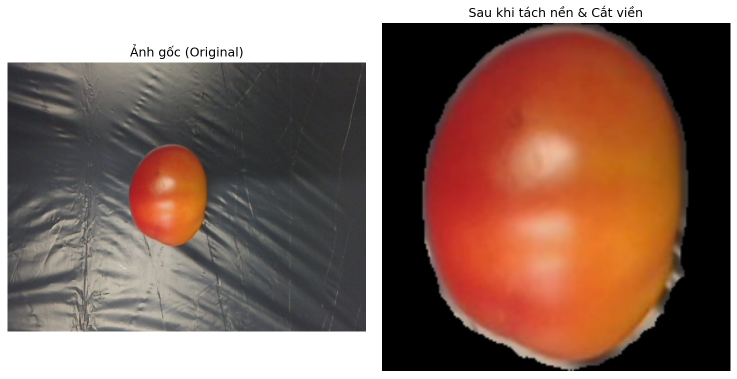
#> input picture test_preprocessing_result.png, 1474 x 757 px (shown at 1/2 size)
$ python -i test_preprocessing.py   (imports and definitions only)
#> lines starting #> are read from the running program, lines starting #| are printed output that depends on the picture; after the words box and inside, x2 and y2 are one past the last pixel; in counts of white or black regions, pixels touching at a corner belong together
#> further down, picture is the input picture: shape (757, 1474, 3); mean B, G, R 96.6, 107.8, 136.7
import cv2
import sys
import os
import matplotlib
# [1 line not run here, left out]
import matplotlib.pyplot as plt
from preprocessing import background_cancellation
import numpy as np

# [161 lines left out: functions background_cancellation_inverse, background_cancellation_robust, not called in this run]

def background_cancellation_center_bias(image, img_size=299):
#> called with img_size = 299
    hsv = cv2.cvtColor(image, cv2.COLOR_BGR2HSV)
#> hsv: shape (757, 1474, 3); mean H, S, V 28.1, 59, 137.4

    # 1. TẠO MẶT NẠ MÀU VÀ LẤP LỖ HỔNG (Giữ nguyên như bản trước)
    lower_red = np.array([0, 30, 50])
    upper_red = np.array([30, 255, 255])
    lower_red_wrap = np.array([160, 30, 50])
    upper_red_wrap = np.array([180, 255, 255])
    lower_green = np.array([30, 30, 50])
    upper_green = np.array([60, 255, 255])

    mask = cv2.inRange(hsv, lower_red, upper_red)
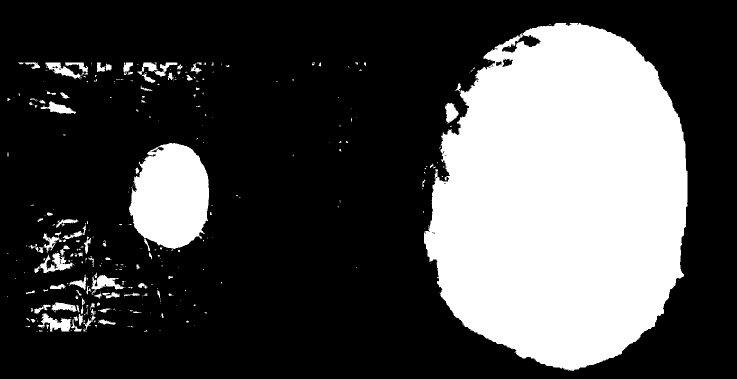
#> mask: shape (757, 1474) (shown at 1/2 size); 28.8% white; 381 white regions (280 under 20 px), largest, box (x1, y1, x2, y2) and area: (848, 46, 1375, 742) 279994, (258, 286, 418, 498) 25929, (69, 506, 145, 546) 1200
    mask |= cv2.inRange(hsv, lower_red_wrap, upper_red_wrap)
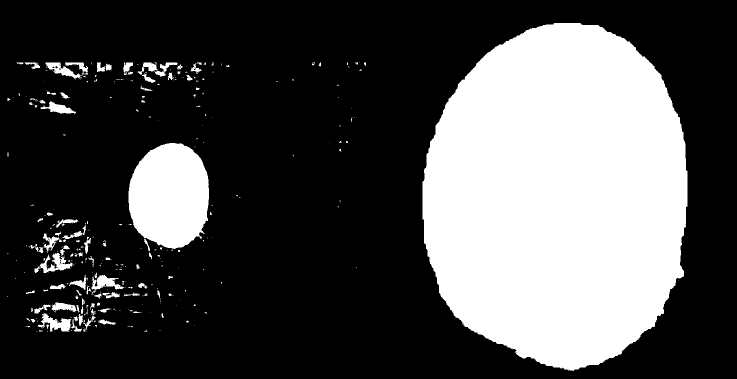
#> mask: shape (757, 1474) (shown at 1/2 size); 29.9% white; 349 white regions (252 under 20 px), largest, box (x1, y1, x2, y2) and area: (845, 46, 1375, 742) 291861, (257, 286, 418, 498) 27068, (69, 506, 145, 546) 1200
    mask |= cv2.inRange(hsv, lower_green, upper_green)
#> mask: shape (757, 1474); 29.9% white; 368 white regions (269 under 20 px), largest, box (x1, y1, x2, y2) and area: (845, 46, 1375, 742) 291865, (257, 286, 418, 498) 27078, (69, 506, 145, 546) 1200

    kernel_small = cv2.getStructuringElement(cv2.MORPH_ELLIPSE, (5, 5))
    mask = cv2.morphologyEx(mask, cv2.MORPH_OPEN, kernel_small)
#> mask: shape (757, 1474); 29.4% white; 76 white regions (14 under 20 px), largest, box (x1, y1, x2, y2) and area: (845, 46, 1375, 741) 291747, (257, 286, 418, 498) 27026, (84, 627, 141, 663) 1004

    kernel_medium = cv2.getStructuringElement(cv2.MORPH_ELLIPSE, (15, 15))
    mask = cv2.morphologyEx(mask, cv2.MORPH_CLOSE, kernel_medium)
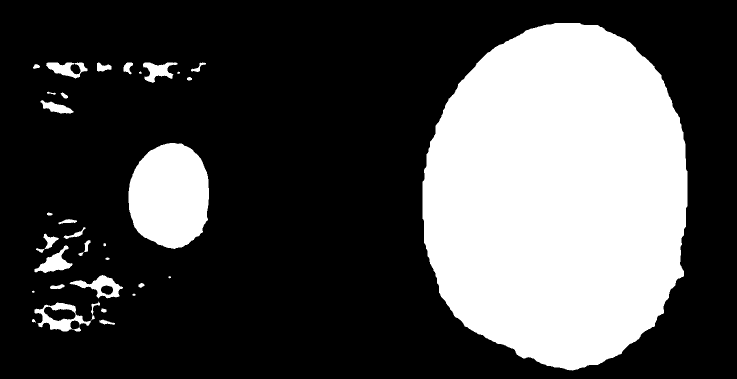
#> mask: shape (757, 1474) (shown at 1/2 size); 29.8% white; 32 white regions (4 under 20 px)

    contours_temp, _ = cv2.findContours(mask, cv2.RETR_EXTERNAL, cv2.CHAIN_APPROX_SIMPLE)
#> contours_temp = 32 contours, 6 with area under 20; largest, box (x1, y1, x2, y2) and area: (845, 46, 1375, 741) 291084, (257, 286, 418, 498) 26804, (69, 603, 200, 663) 3525, (139, 550, 246, 597) 2096, (69, 491, 145, 546) 1586
    solid_mask = np.zeros_like(mask)
    if contours_temp:
        for cnt in contours_temp:
            if cv2.contourArea(cnt) > 500:
                cv2.drawContours(solid_mask, [cnt], -1, 255, thickness=cv2.FILLED)
#> this loop made 32 passes
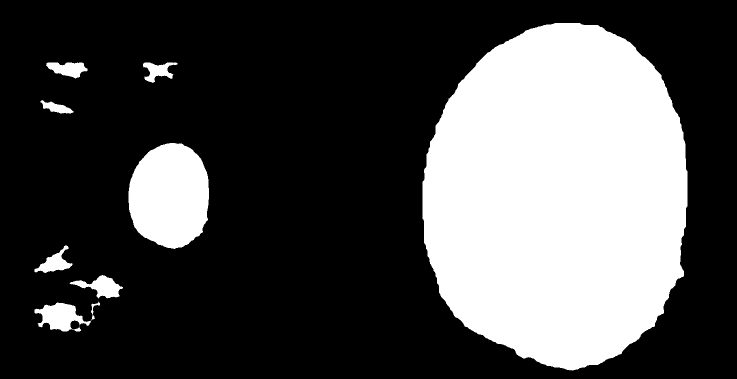
#> solid_mask: shape (757, 1474) (shown at 1/2 size); 29.6% white; 8 white regions
    mask = solid_mask

    # ---------------------------------------------------------
    # 2. VŨ KHÍ TỐI THƯỢNG: CENTER BIAS (Khoảng cách tới tâm)
    # ---------------------------------------------------------
    contours, _ = cv2.findContours(mask, cv2.RETR_EXTERNAL, cv2.CHAIN_APPROX_SIMPLE)
#> contours = 8 contours; box (x1, y1, x2, y2) and area: (845, 46, 1375, 741) 291084, (257, 286, 418, 498) 26804, (69, 603, 200, 663) 3525, (139, 550, 246, 597) 2096, (69, 491, 145, 546) 1586, (92, 125, 175, 157) 1586, (286, 125, 355, 166) 1310, (81, 200, 147, 227) 803
    if not contours:
        return cv2.resize(image, (img_size, img_size))

    H, W = image.shape[:2]
#> H = 757; W = 1474
    center_x, center_y = W // 2, H // 2  # Tọa độ tâm của bức ảnh
#> center_x = 737; center_y = 378

    best_cnt = None
    min_dist = float('inf')

    for cnt in contours:
        # Bỏ qua các hạt bụi hoặc nhiễu quá nhỏ
        if cv2.contourArea(cnt) < 1000:
            continue

        # Tính Trọng tâm (Centroid) của khối màu bằng cv2.moments
        M = cv2.moments(cnt)
        if M["m00"] != 0:
            cx = int(M["m10"] / M["m00"])
            cy = int(M["m01"] / M["m00"])
        else:
            cx, cy = 0, 0

        # Tính khoảng cách từ Trọng tâm vật thể tới Tâm bức ảnh
        dist = (cx - center_x)**2 + (cy - center_y)**2

        # Chọn vật thể CÓ KHOẢNG CÁCH GẦN TÂM NHẤT
        if dist < min_dist:
            min_dist = dist
            best_cnt = cnt
#> this loop made 8 passes
#> (cx, cy, dist, min_dist) on passes 1, 2, 4, 8: (122, 632, 442741, 442741), (203, 573, 323181, 323181), (339, 391, 158573, 158573), (1115, 391, 143053, 143053)
#> (cx, cy, dist) on passes 3, 6, 7: (109, 525, 415993), (315, 141, 234253), (135, 137, 420485)
#> after the loop, best_cnt = contour of 686 points, box (x1, y1, x2, y2) (845, 46, 1375, 741), area 291084; min_dist = 143053

    # Nếu lọc xong không còn gì, trả về ảnh gốc
    if best_cnt is None:
        return cv2.resize(image, (img_size, img_size))

    # ---------------------------------------------------------
    # 3. CẮT CÚP & PADDING (Giữ nguyên)
    # ---------------------------------------------------------
    x, y, w, h = cv2.boundingRect(best_cnt)
#> x = 845; y = 46; w = 530; h = 695
    x, y = max(0, x), max(0, y)
    w, h = min(W - x, w), min(H - y, h)

    cropped_roi = image[y:y+h, x:x+w]
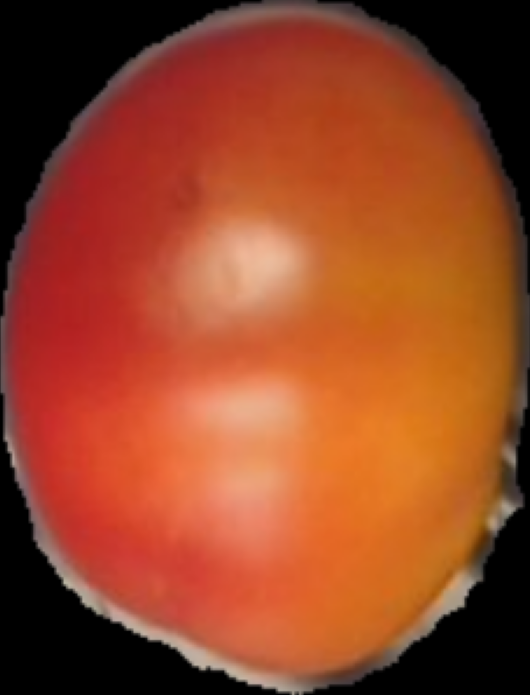
#> cropped_roi: shape (695, 530, 3); mean B, G, R 38.9, 69.1, 148.6
    cropped_mask = mask[y:y+h, x:x+w]
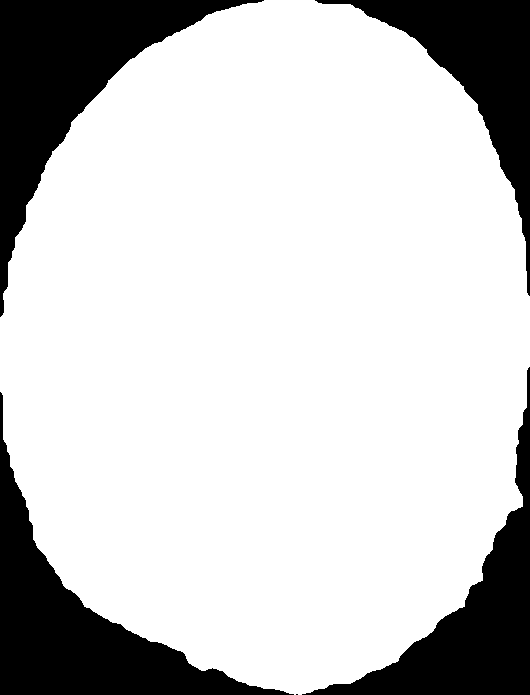
#> cropped_mask: shape (695, 530); 79.3% white; 5 black regions (1 under 20 px), largest, box (x1, y1, x2, y2) and area: (0, 0, 264, 317) 22781, (0, 392, 294, 695) 21448, (302, 367, 530, 695) 16909, (315, 0, 530, 296) 15214

    roi_bg_removed = cv2.bitwise_and(cropped_roi, cropped_roi, mask=cropped_mask)

    h_crop, w_crop = roi_bg_removed.shape[:2]
#> h_crop = 695; w_crop = 530
    max_side = max(h_crop, w_crop)
#> max_side = 695

    top = (max_side - h_crop) // 2
#> top = 0
    bottom = max_side - h_crop - top
#> bottom = 0
    left = (max_side - w_crop) // 2
#> left = 82
    right = max_side - w_crop - left
#> right = 83

    squared_img = cv2.copyMakeBorder(
        roi_bg_removed, top, bottom, left, right,
        cv2.BORDER_CONSTANT, value=[0, 0, 0]
    )
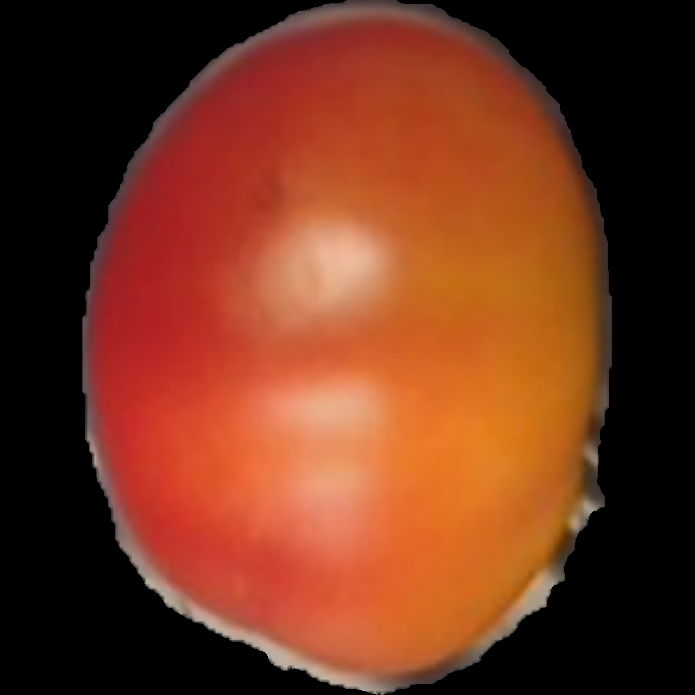
#> squared_img: shape (695, 695, 3); mean B, G, R 29.4, 52.5, 113

    return cv2.resize(squared_img, (img_size, img_size))


# [33 lines left out: function test_single_image, not called in this run]

# [6 lines not run here, left out]

>>> import cv2
>>> picture = cv2.imread('test_preprocessing_result.png')
>>> result = background_cancellation_center_bias(picture)
